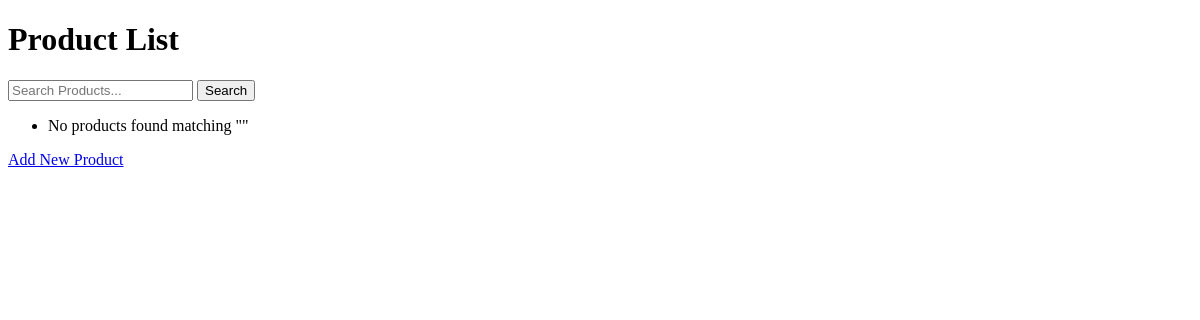
/accounts/, run on an earlier commit of the app's database.
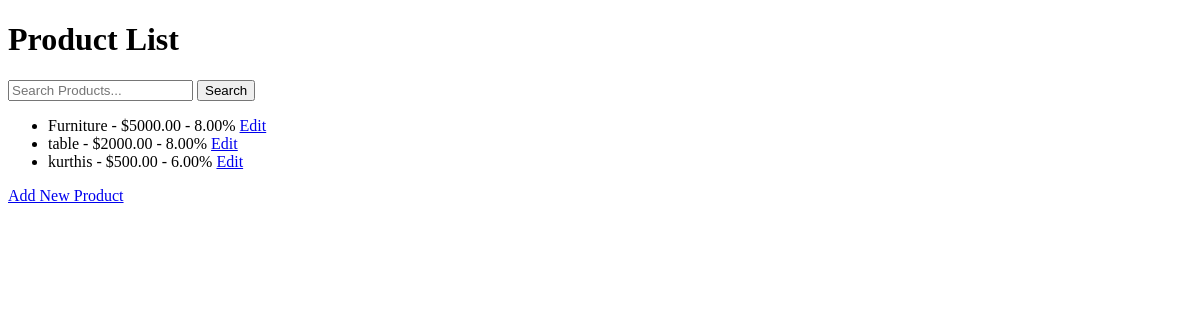
And on a later commit of the database.
### accounts/models.py (models this page shows, shortened)
class Product(models.Model):
    product_name = models.CharField(max_length=255)
    rate = models.DecimalField(max_digits=10, decimal_places=2)
    tax_percentage = models.DecimalField(max_digits=5, decimal_places=2)

### accounts/views.py (the view)
# urls.py: path('', views.product_list, name='product_list'),
def product_list(request):
    products = Product.objects.all()
    return render(request, 'product_list.html', {'products': products})

### templates/product_list.html (shortened to what this page needs)
<!DOCTYPE html>
<html lang="en">
<head>
</head>
<body>
    <h1>Product List</h1>
    <form method="GET" action="{% url 'search_products' %}">
        <input type="text" name="q" value="{{ query }}" placeholder="Search Products..." />
        <button type="submit">Search</button>
    </form>
    <ul>
        {% if products %}
            {% for product in products %}
                <li>
                    {{ product.product_name }} - ${{ product.rate }} - {{ product.tax_percentage }}%
                    <a href="{% url 'edit_product' product.id %}">Edit</a>
                </li>
            {% endfor %}
        {% else %}
            <li>No products found matching "{{ query }}"</li>
        {% endif %}
    </ul>
    <a href="{% url 'add_product' %}">Add New Product</a>
</body>
</html>

What changed in the data, as far as the page shows it:
added Product: product_name "Furniture", rate "5000.00", tax_percentage "8.00"
added Product: product_name "table", rate "2000.00", tax_percentage "8.00"
added Product: product_name "kurthis", rate "500.00", tax_percentage "6.00"
Also different on the page:
text no longer shown: "No products found matching \" \""
